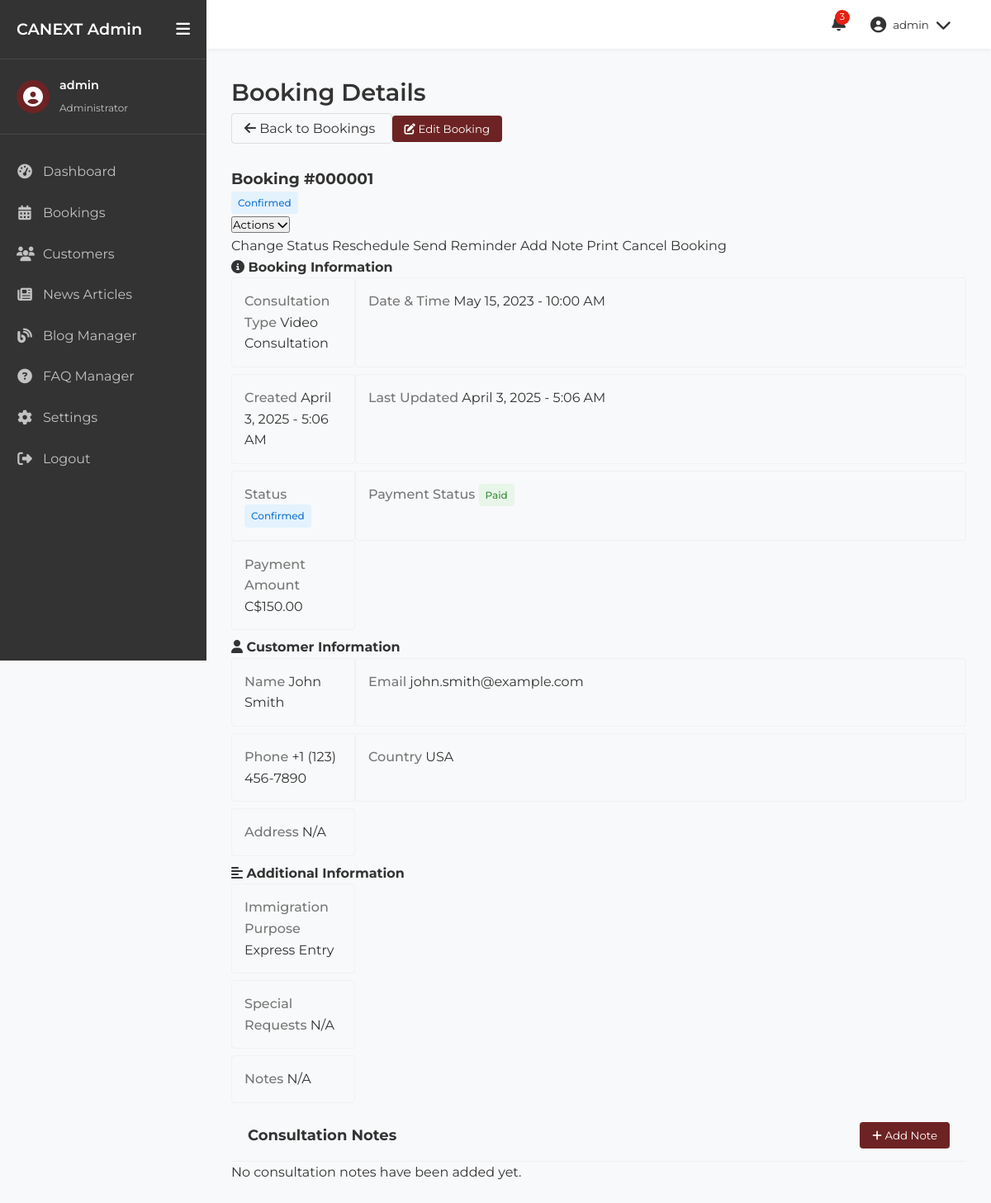
Page /admin/booking_detail.php?id=1 (signed in) on the committed database.
### tables this page shows
CREATE TABLE appointments (
    id INT AUTO_INCREMENT PRIMARY KEY,
    consultation_type VARCHAR(50) NOT NULL,
    appointment_datetime DATETIME NOT NULL,
    first_name VARCHAR(50) NOT NULL,
    last_name VARCHAR(50) NOT NULL,
    email VARCHAR(100) NOT NULL,
    phone VARCHAR(20) NOT NULL,
    address TEXT,
    city VARCHAR(50),
    postal_code VARCHAR(20),
    country VARCHAR(50),
    immigration_purpose VARCHAR(100),
    special_requests TEXT,
    status ENUM('pending', 'confirmed', 'completed', 'cancelled', 'no-show') DEFAULT 'pending',
    payment_status ENUM('unpaid', 'paid', 'refunded') DEFAULT 'unpaid',
    payment_amount DECIMAL(10, 2),
    additional_notes TEXT,
    created_at TIMESTAMP DEFAULT CURRENT_TIMESTAMP,
    updated_at TIMESTAMP DEFAULT CURRENT_TIMESTAMP ON UPDATE CURRENT_TIMESTAMP
);

### admin/includes/db_connection.php (called while the page is built, shortened)
<?php
$db_host = '193.203.184.121';
$db_user = 'u911550082_canext';
$db_pass = 'Milk@sdk14';
$db_name = 'u911550082_canext';
$conn = new mysqli($db_host, $db_user, $db_pass, $db_name);
function executeQuery($sql) {
    global $conn;
    return $conn->query($sql);
}
?>

### admin/booking_detail.php (the view, shortened to what this page needs)
<?php
include('includes/header.php');
include('includes/db_connection.php');
$booking_id = isset($_GET['id']) ? intval($_GET['id']) : 0;
$sql = "SELECT a.*, CONCAT(c.first_name, ' ', c.last_name) as customer_name, c.email as customer_email, c.phone as customer_phone
        FROM appointments a
        LEFT JOIN customers c ON a.email = c.email
        WHERE a.id = $booking_id";
$result = executeQuery($sql);
if ($result && $result->num_rows > 0) {
    $booking = $result->fetch_assoc();
} else {
    header('Location: bookings.php');
    exit;
}
$sql_notes = "SELECT n.*, CONCAT(u.first_name, ' ', u.last_name) as admin_name
             FROM consultation_notes n
             JOIN admin_users u ON n.admin_user_id = u.id
             WHERE n.appointment_id = $booking_id
             ORDER BY n.created_at DESC";
$notes_result = executeQuery($sql_notes);
?>
<div class="admin-content-header">
    <h1>Booking Details</h1>
    <div class="header-actions">
        <a href="bookings.php" class="btn-secondary">
            <i class="fas fa-arrow-left"></i> Back to Bookings
        </a>
        <button class="btn-primary" id="edit-booking">
            <i class="fas fa-edit"></i> Edit Booking
        </button>
    </div>
</div>
<div class="booking-detail-container">
    <div class="booking-detail-card">
        <div class="booking-detail-header">
            <div class="booking-id">
                <h3>Booking #<?php echo str_pad($booking['id'], 6, '0', STR_PAD_LEFT); ?></h3>
                <span class="status-badge status-<?php echo strtolower($booking['status']); ?>">
                    <?php echo ucfirst($booking['status']); ?>
                </span>
            </div>
            <div class="booking-actions">
                <div class="dropdown">
                    <button class="dropdown-toggle">
                        Actions <i class="fas fa-chevron-down"></i>
                    </button>
                    <div class="dropdown-menu">
                        <a href="#" id="change-status">Change Status</a>
                        <a href="#" id="reschedule">Reschedule</a>
                        <a href="#" id="send-reminder">Send Reminder</a>
                        <a href="#" id="add-note">Add Note</a>
                        <a href="print_booking.php?id=<?php echo $booking_id; ?>" target="_blank">Print</a>
                        <a href="#" id="delete-booking" class="text-danger">Cancel Booking</a>
                    </div>
                </div>
            </div>
        </div>
        <div class="booking-detail-body">
            <div class="booking-detail-section">
                <h4><i class="fas fa-info-circle"></i> Booking Information</h4>
                <div class="detail-row">
                    <div class="detail-group">
                        <span class="detail-label">Consultation Type</span>
                        <span class="detail-value"><?php echo $booking['consultation_type']; ?></span>
                    </div>
                    <div class="detail-group">
                        <span class="detail-label">Date & Time</span>
                        <span class="detail-value"><?php echo date('F j, Y - g:i A', strtotime($booking['appointment_datetime'])); ?></span>
                    </div>
                </div>
                <div class="detail-row">
                    <div class="detail-group">
                        <span class="detail-label">Created</span>
                        <span class="detail-value"><?php echo date('F j, Y - g:i A', strtotime($booking['created_at'])); ?></span>
                    </div>
                    <div class="detail-group">
                        <span class="detail-label">Last Updated</span>
                        <span class="detail-value"><?php echo date('F j, Y - g:i A', strtotime($booking['updated_at'])); ?></span>
                    </div>
                </div>
                <div class="detail-row">
                    <div class="detail-group">
                        <span class="detail-label">Status</span>
                        <span class="detail-value">
                            <span class="status-badge status-<?php echo strtolower($booking['status']); ?>">
                                <?php echo ucfirst($booking['status']); ?>
                            </span>
                        </span>
                    </div>
                    <div class="detail-group">
                        <span class="detail-label">Payment Status</span>
                        <span class="detail-value">
                            <span class="status-badge status-<?php echo strtolower($booking['payment_status']); ?>">
                                <?php echo ucfirst($booking['payment_status']); ?>
                            </span>
                        </span>
                    </div>
                    <div class="detail-group">
                        <span class="detail-label">Payment Amount</span>
                        <span class="detail-value">
                            C$<?php echo number_format($booking['payment_amount'], 2); ?>
                        </span>
                    </div>
                </div>
            </div>
            <div class="booking-detail-section">
                <h4><i class="fas fa-user"></i> Customer Information</h4>
                <div class="detail-row">
                    <div class="detail-group">
                        <span class="detail-label">Name</span>
                        <span class="detail-value"><?php echo $booking['first_name'] . ' ' . $booking['last_name']; ?></span>
                    </div>
                    <div class="detail-group">
                        <span class="detail-label">Email</span>
                        <span class="detail-value"><?php echo $booking['email']; ?></span>
                    </div>
                </div>
                <div class="detail-row">
                    <div class="detail-group">
                        <span class="detail-label">Phone</span>
                        <span class="detail-value"><?php echo $booking['phone']; ?></span>
                    </div>
                    <div class="detail-group">
                        <span class="detail-label">Country</span>
                        <span class="detail-value"><?php echo $booking['country']; ?></span>
                    </div>
                </div>
                <div class="detail-row">
                    <div class="detail-group full-width">
                        <span class="detail-label">Address</span>
                        <span class="detail-value">
                            <?php
                            $address = [];
                            echo !empty($address) ? implode(', ', $address) : 'N/A';
                            ?>
                        </span>
                    </div>
                </div>
            </div>
            <div class="booking-detail-section">
                <h4><i class="fas fa-align-left"></i> Additional Information</h4>
                <div class="detail-row">
                    <div class="detail-group full-width">
                        <span class="detail-label">Immigration Purpose</span>
                        <span class="detail-value"><?php echo !empty($booking['immigration_purpose']) ? $booking['immigration_purpose'] : 'N/A'; ?></span>
                    </div>
                </div>
                <div class="detail-row">
                    <div class="detail-group full-width">
                        <span class="detail-label">Special Requests</span>
                        <span class="detail-value"><?php echo !empty($booking['special_requests']) ? $booking['special_requests'] : 'N/A'; ?></span>
                    </div>
                </div>
                <div class="detail-row">
                    <div class="detail-group full-width">
                        <span class="detail-label">Notes</span>
                        <span class="detail-value"><?php echo !empty($booking['additional_notes']) ? $booking['additional_notes'] : 'N/A'; ?></span>
                    </div>
                </div>
            </div>
        </div>
    </div>
    <div class="consultation-notes-card">
        <div class="card-header">
            <h3>Consultation Notes</h3>
            <button class="btn-primary" id="add-consultation-note">
                <i class="fas fa-plus"></i> Add Note
            </button>
        </div>
        <div class="consultation-notes-list">
            <?php if ($notes_result && $notes_result->num_rows > 0): ?>
                <?php while ($note = $notes_result->fetch_assoc()): ?>
                    <div class="note-item">
                        <div class="note-header">
                            <div class="note-meta">
                                <span class="note-author"><?php echo $note['admin_name']; ?></span>
                                <span class="note-date"><?php echo date('M j, Y - g:i A', strtotime($note['created_at'])); ?></span>
                            </div>
                            <div class="note-actions">
                                <button class="note-action edit-note" data-id="<?php echo $note['id']; ?>"><i class="fas fa-edit"></i></button>
                                <button class="note-action delete-note" data-id="<?php echo $note['id']; ?>"><i class="fas fa-trash"></i></button>
                            </div>
                        </div>
                        <div class="note-content"><?php echo nl2br($note['notes']); ?></div>
                    </div>
                <?php endwhile; ?>
            <?php else: ?>
                <div class="empty-notes">
                    <p>No consultation notes have been added yet.</p>
                </div>
            <?php endif; ?>
        </div>
    </div>
</div>
<?php include('includes/footer.php'); ?>

### admin/css/admin-styles.css (style rules this page uses)
:root { --color-cream: #FEF9E1; --color-gold: #E5D0AC; --color-red: #e51f13; --color-burgundy: #6D2323; --color-dark: #333333; --color-light: #FFFFFF; --color-gray: #f5f5f5; --color-gray-dark: #777777; --font-primary: 'Montserrat', sans-serif; --font-secondary: 'Lora', serif; --transition: all 0.3s ease; --sidebar-width: 250px; --sidebar-collapsed-width: 70px; }
*, *::before, *::after { margin: 0; padding: 0; box-sizing: border-box; }
body { font-family: var(--font-primary); background-color: #f8f9fa; color: var(--color-dark); line-height: 1.6; }
a { text-decoration: none; color: inherit; }
button { cursor: pointer; font-family: var(--font-primary); }
.admin-content-header { margin-bottom: 30px; }
.admin-content-header h1 { font-size: 1.8rem; font-weight: 600; color: var(--color-dark); margin-bottom: 5px; }
.card-header { padding: 15px 20px; border-bottom: 1px solid #f0f0f0; display: flex; justify-content: space-between; align-items: center; }
.card-header h3 { margin: 0; font-size: 18px; color: var(--color-dark); }
.status-badge { display: inline-block; padding: 4px 8px; border-radius: 4px; font-size: 12px; font-weight: 500; text-transform: capitalize; }
.status-confirmed { background-color: #e3f2fd; color: #1976d2; }
.status-paid { background-color: #e8f5e9; color: #388e3c; }
.btn-primary { background-color: var(--color-burgundy); color: white; border: none; padding: 8px 15px; border-radius: 4px; cursor: pointer; }
.btn-secondary { background-color: #f8f9fa; border: 1px solid #ddd; padding: 8px 15px; border-radius: 4px; cursor: pointer; }
.detail-group { border: 1px solid #f1f1f1; border-radius: 4px; padding: 15px; }
.detail-row { display: grid; grid-template-columns: 150px 1fr; margin-bottom: 8px; }
.detail-label { font-weight: 500; color: var(--color-gray-dark); }

### rows in the picture
appointments: id "000001", status "Confirmed", consultation_type "Video Consultation", appointment_datetime "May 15, 2023 - 10:00 AM", created_at "April 3, 2025 - 5:06 AM", updated_at "April 3, 2025 - 5:06 AM", payment_status "Paid", payment_amount "150.00", first_name "John", last_name "Smith", email "john.smith@example.com", phone "+1 (123) 456-7890", country "USA", immigration_purpose "Express Entry"

### other values in the picture
$_SESSION['admin_username'] "admin"
